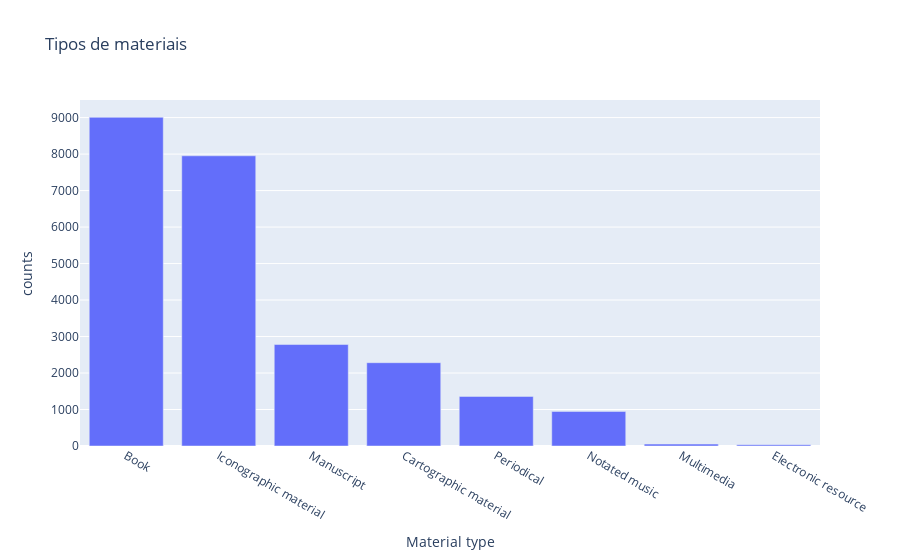

The code cell stored with this chart in its notebook:
### Code cell
fig.show()

### Figure 1 — Plotly figure (JSON) as saved in the notebook; plotly's stock layout.template omitted (floating-point values rounded to 4 significant figures)
{"data": [{"alignmentgroup": "True", "hovertemplate": "Material type=%{x}<br>counts=%{y}<extra></extra>", "legendgroup": "", "marker": {"color": "#636efa", "pattern": {"shape": ""}}, "name": "", "offsetgroup": "", "orientation": "v", "showlegend": false, "textposition": "auto", "type": "bar", "x": ["Book", "Iconographic material", "Manuscript", "Cartographic material", "Periodical", "Notated music", "Multimedia", "Electronic resource"], "xaxis": "x", "y": [9008, 7953, 2781, 2283, 1359, 948, 52, 35], "yaxis": "y"}], "layout": {"barmode": "relative", "legend": {"tracegroupgap": 0}, "title": {"text": "Tipos de materiais"}, "xaxis": {"anchor": "y", "domain": [0, 1], "title": {"text": "Material type"}}, "yaxis": {"anchor": "x", "domain": [0, 1], "title": {"text": "counts"}}}}
